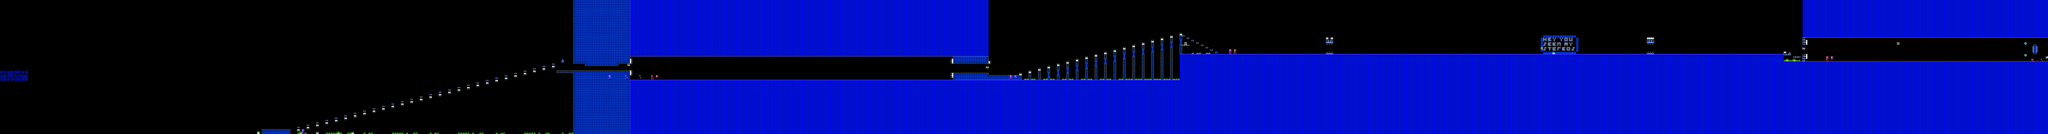

A level layout from a 2D game, rendered from its tile map. Below: a short description, then the map file with tile-grid data replaced by summaries:
An orthogonal 868x57 tile map with 16x16 px tiles, 2 tile layers (SP, ...), 2 tilesets, 2 image layers.

<map version="1.10" tiledversion="1.11.2" orientation="orthogonal" renderorder="right-down" width="868" height="57" tilewidth="16" tileheight="16" infinite="0" nextlayerid="5" nextobjectid="1">
 <editorsettings>
  <chunksize width="16" height="27" />
  <export target="stereomadness.csv" format="csv" />
 </editorsettings>
 <tileset firstgid="1" name="famidash" tilewidth="16" tileheight="16" tilecount="256" columns="16">
  <image source="../../../GRAPHICS/famidash.bmp" width="256" height="256" />
 </tileset>
 <tileset firstgid="257" name="sprites" tilewidth="16" tileheight="16" tilecount="256" columns="16">
  <image source="../../../GRAPHICS/sprites.png" width="256" height="256" />
 </tileset>
 <imagelayer id="3" name="Image Layer 1" offsetx="0" offsety="480" parallaxx="0.9" parallaxy="0.9" repeatx="1" repeaty="1">
  <image source="../../../GRAPHICS/Old/parallax Blue.bmp" width="144" height="72" />
 </imagelayer>
 <imagelayer id="4" name="Image Layer 2" offsetx="0" offsety="912" repeatx="1">
  <image source="../../../GRAPHICS/ground.bmp" width="64" height="128" />
 </imagelayer>
 <layer id="1" width="868" height="57">
  <data>[49476 cells, 24870 non-empty, 46 distinct tile ids]</data>
 </layer>
 <layer id="2" name="SP" width="868" height="57">
  <data>[49476 cells, 104 non-empty, 32 distinct tile ids]</data>
 </layer>
</map>
